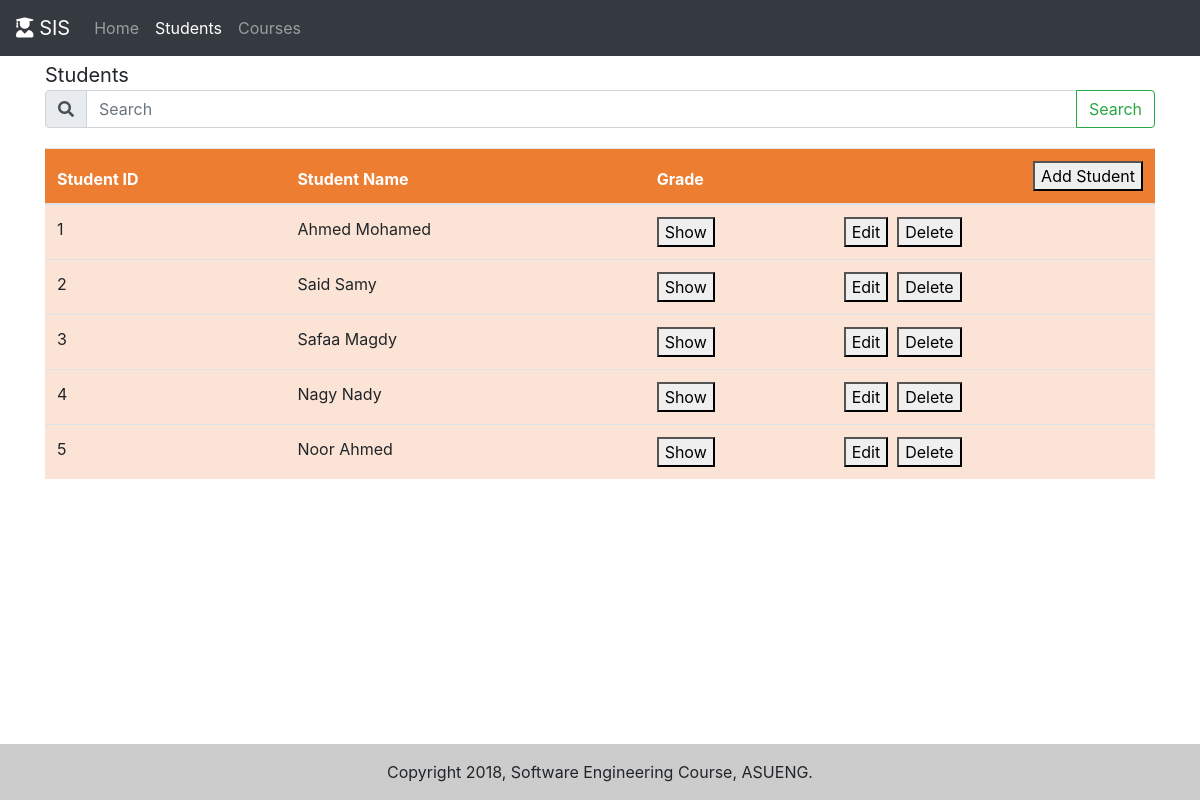
Page /students.php on the committed database.
### tables this page shows
CREATE TABLE `students` (
  `id` int(11) NOT NULL,
  `name` varchar(256) NOT NULL
);

### controllers/common.php (called while the page is built)
<?php
function safeGet($name, $default = null) {
    return (isset($_REQUEST[$name])) ? $_REQUEST[$name] : $default;
}
?>

### models/student.php (called while the page is built, shortened)
<?php
class Student extends Database {
    function __construct($id) {
        $sql = "SELECT * FROM students WHERE id = $id;";
        $statement = Database::$db->prepare($sql);
        $statement->execute();
        $data = $statement->fetch(PDO::FETCH_ASSOC);
    }
    public static function all($keyword) {
        $keyword = str_replace(" ", "%", $keyword);
        $sql = "SELECT * FROM students WHERE name like ('%$keyword%');";
        $statement = Database::$db->prepare($sql);
        $statement->execute();
        $students = [];
        while ($row = $statement->fetch(PDO::FETCH_ASSOC)) {
            $students[] = new Student($row['id']);
        }
        return $students;
    }
}
?>

### students.php (the view, shortened to what this page needs)
<?php
include_once('./controllers/common.php');
include_once('./components/head.php');
include_once('./models/student.php');
?>
<body>
    <header>
        <nav class="navbar navbar-expand-md navbar-dark fixed-top bg-dark">
            <a class="navbar-brand" href="./Home.php"> <i class="fas fa-user-graduate"></i> SIS</a>
            <div class="collapse navbar-collapse" id="navbarCollapse">
                <ul class="navbar-nav mr-auto">
                    <li class="nav-item">
                        <a class="nav-link" href="./Home.php">Home</a>
                    </li>
                    <li class="nav-item active">
                        <a class="nav-link" href="./students.php">Students<span class="sr-only">(current)</span></a>
                    </li>
                    <li class="nav-item">
                        <a class="nav-link" href="./courses.php">Courses</a>
                    </li>
                </ul>
            </div>
        </nav>
    </header>
    <main role="main" class="container">
        <div>
            <span style="font-size: 125%;">Students</span>
        </div>
        <div>
            <form action="./students.php" class="form-inline">
                <div class="input-group" style="width: 100%">
                    <div class="input-group-prepend">
                        <span class="input-group-text"><i class="fas fa-search"></i></span>
                    </div>
                    <input class="form-control" id="SearchBox" type="text" name="keywords" placeholder="Search" aria-label="Search" value="<?= safeGet('keywords') ?>">
                    <div class="input-group-append">
                        <button class="btn btn-outline-success" type="submit">Search</button>
                    </div>
                </div>
            </form>
        </div>
        <table class="table" style="margin-top: 20px">
            <thead>
                <tr id="StudentTable_th">
                    <th scope="col">Student ID</th>
                    <th scope="col">Student Name</th>
                    <th scope="col">Grade</th>
                    <th scope="col"><button class="button float-right edit_student" id="0">Add Student</button></th>
                </tr>
            </thead>
            <tbody>
                <?php
                $students = Student::all(safeGet('keywords'));
                foreach ($students as $student) {
                    ?>
                    <tr id="StudentTable_tr">
                        <td><?= $student->id ?></td>
                        <td><?= $student->name ?></td>
                        <td>
                            <button class="button show_grade" id="<?= $student->id ?>">Show</button>
                        </td>
                        <td>
                            <button class="button edit_student" id="<?= $student->id ?>">Edit</button>&nbsp;
                            <button class="button delete_student" id="<?= $student->id ?>">Delete</button>
                        </td>
                    </tr>
                <?php } ?>
            </tbody>
        </table>
        <?php include_once('./components/tail.php') ?>

### css/sticky-footer-navbar.css (style rules this page uses)
html { position: relative; min-height: 100%; }
body { margin-bottom: 60px; }
body > .container { padding: 60px 15px 20px; }
#StudentTable_th { background-color: #ED7d31; color: #ffffff; }
#StudentTable_tr { background-color: #FBE4D5; }

### rows in the picture
students: id "1", name "Ahmed Mohamed"
students: id "2", name "Said Samy"
students: id "3", name "Safaa Magdy"
students: id "4", name "Nagy Nady"
students: id "5", name "Noor Ahmed"
